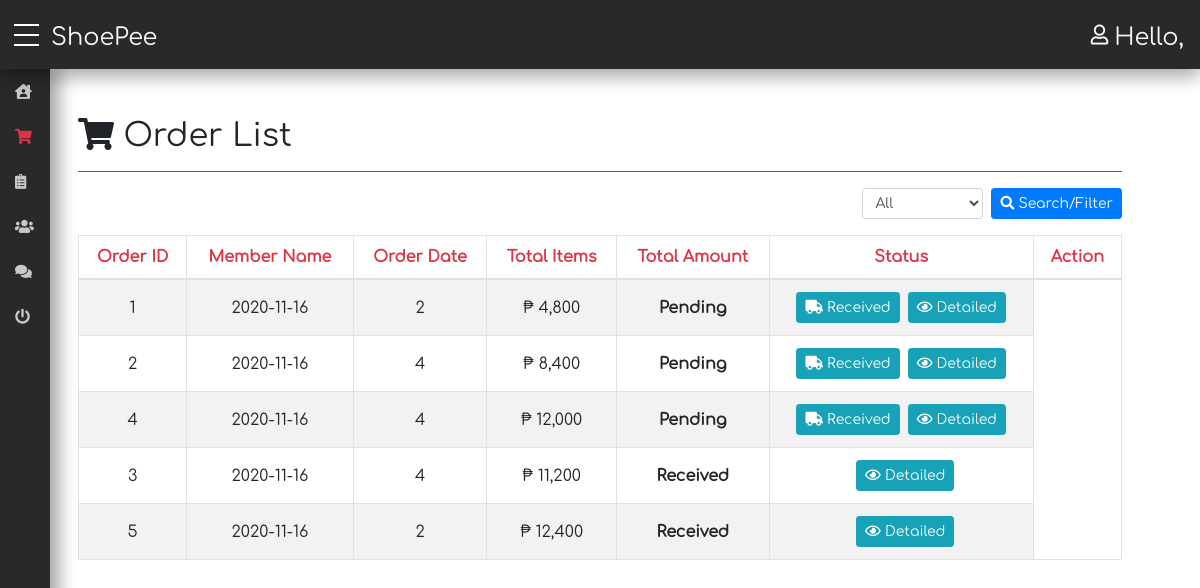
The app's page /aa_backend/list_order.php with its own data.
### tables this page shows
CREATE TABLE `orders` (
  `orderid` int(9) NOT NULL,
  `memberid` int(9) NOT NULL,
  `orderdate` date NOT NULL,
  `totalitems` int(9) NOT NULL,
  `totalamount` int(9) NOT NULL,
  `status` varchar(10) NOT NULL
);

### aa_backend/code_orderproduct.php (called while the page is built, shortened)
<?php
	$search = "";
?>

### functions.php (called while the page is built, shortened)
<?php
	function getRecord($con, $strSql) {
		$arrRec = [];
		$i = 0;
		if($rs = mysqli_query($con, $strSql)){
			if(mysqli_num_rows($rs) > 0){
				while ($rec = mysqli_fetch_array($rs)) {
					foreach ($rec as $key => $value) {
						$arrRec[$i][$key] = $value;
					}
					$i++;
				}
			}
		}
		else
			die("ERROR: Could not execute your request!");
		return $arrRec;
	}
?>

### aa_backend/list_order.php (the view, shortened to what this page needs)
<?php require_once('header.php'); ?>
<?php require_once('code_orderproduct.php'); ?>
<div class="container p-5">
    	<div class="row">
			<div class="col">
				<h2><i class="fas fa-shopping-cart"></i>&nbsp;Order List</h2>
				<hr class="bg-danger">
			</div>
    	</div>
    	<div class="row">
    		<div class="col">
    			<form method="post">
	    			<div class="form-inline float-right">
						<div class="form-group mb-3">
						    <select class="form-control form-control-sm" name="drpDate" id="drpDate">
								<option value="">All</option>
							</select>
						    <button type="submit" name="btnSearch" id="btnSearch" class="btn btn-primary ml-2 btn-sm"><i class="fas fa-search"></i>&nbsp;Search/Filter</button>
						</div>
	    			</div>
    			</form>
    		</div>
    	</div>
    	<div class="row">
    		<div class="col">
    			<table class="table table-bordered table-striped text-center ">
				  <thead>
				    <tr class="text-danger">
				      <th scope="col">Order ID</th>
				      <th scope="col">Member Name</th>
				      <th scope="col">Order Date</th>
				      <th scope="col">Total Items</th>
				      <th scope="col">Total Amount</th>
				      <th scope="col">Status</th>
				      <th class="text-center" scope="col" colspan="2">Action</th>
				    </tr>
				  </thead>
				  <tbody >
				    <?php
					    $con = openConnection();
					    $strSql = "SELECT * FROM orders $search ORDER BY status";
					    $recOrders = getRecord($con, $strSql);
				    ?>
				    <?php if(!empty($recOrders)): ?>
					    <?php foreach ($recOrders as $key => $value): ?>
							<tr>
								<td class="align-middle"><?php echo $value['orderid'] ?></td>
								<td class="align-middle"><?php echo $value['orderdate']; ?></td>
								<td class="align-middle"><?php echo $value['totalitems']; ?></td>
								<td class="align-middle">₱&nbsp;<?php echo number_format($value['totalamount']); ?></td>
								<td class="align-middle"><b><?php echo $value['status']; ?></b></td>
								<td>
									<a href="form_receivedproduct.php?k=<?php echo $value['orderid'];?>" class="btn btn-info btn-sm" name="btnReceived" id="btnReceived" <?php echo ($value['status'] == 'Received') ? 'hidden' : '' ?> ><i class="fas fa-truck"></i>&nbsp;Received</button>
									<a href="form_vieworder.php?k=<?php echo $value['orderid'];?>" class="btn btn-info btn-sm ml-2"><i class="far fa-eye"></i>&nbsp;Detailed</a>
								</td>
					    	</tr>
					    <?php endforeach; ?>
				    <?php else: ?>
				    		<tr>
								<td colspan="8">No Record Found!</td>
					    	</tr>
				    <?php endif; ?>
				  </tbody>
				</table>
    		</div>
    	</div>
    </div>
<?php require_once('footer.php'); ?>

### css/all.css (style rules this page uses)
.fa, .fas, .far, .fal, .fad, .fab { -moz-osx-font-smoothing: grayscale; -webkit-font-smoothing: antialiased; display: inline-block; font-style: normal; font-variant: normal; text-rendering: auto; line-height: 1; }
.fa-eye:before { content: "\f06e"; }
.fa-search:before { content: "\f002"; }
.fa-shopping-cart:before { content: "\f07a"; }
.fa-truck:before { content: "\f0d1"; }
.far { font-family: 'Font Awesome 5 Free'; font-weight: 400; }

### css/adminDashboard.css (style rules this page uses)
body { font-family: 'Comfortaa'; }

### css/custom-style.css (style rules this page uses)
body { margin: 0; padding: 0; min-height: 100%; }

### records on screen
orders: orderid "1", orderdate "2020-11-16", totalitems "2", totalamount "4,800", status "Pending"
orders: orderid "2", orderdate "2020-11-16", totalitems "4", totalamount "8,400", status "Pending"
orders: orderid "4", orderdate "2020-11-16", totalitems "4", totalamount "12,000", status "Pending"
orders: orderid "3", orderdate "2020-11-16", totalitems "4", totalamount "11,200", status "Received"
orders: orderid "5", orderdate "2020-11-16", totalitems "2", totalamount "12,400", status "Received"
